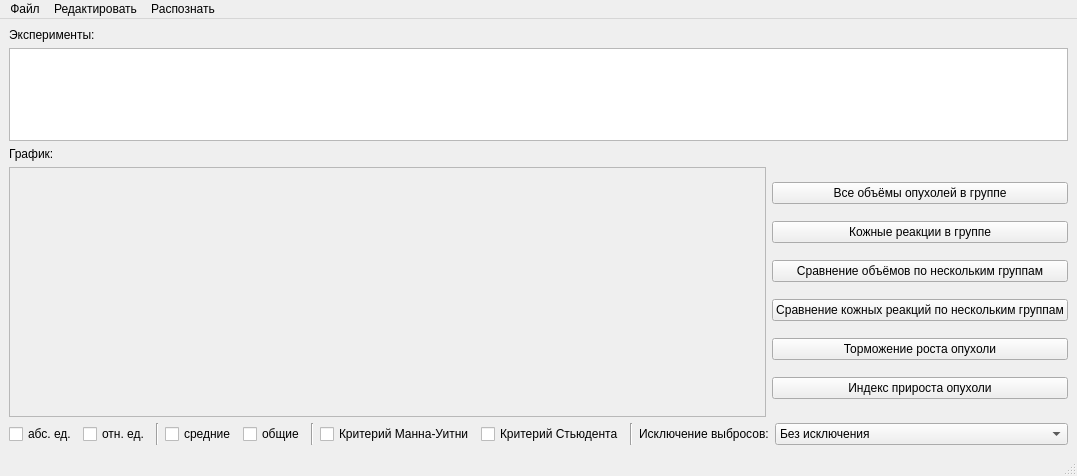
<?xml version="1.0" encoding="UTF-8"?>
<ui version="4.0">
 <class>MainWindow</class>
 <widget class="QMainWindow" name="MainWindow">
  <property name="geometry">
   <rect>
    <x>0</x>
    <y>0</y>
    <width>1071</width>
    <height>476</height>
   </rect>
  </property>
  <property name="windowTitle">
   <string>MainWindow</string>
  </property>
  <widget class="QWidget" name="centralwidget">
   <layout class="QGridLayout" name="gridLayout">
    <item row="0" column="0">
     <layout class="QVBoxLayout" name="verticalLayout_5" stretch="2,5">
      <item>
       <layout class="QVBoxLayout" name="verticalLayout_3">
        <item>
         <widget class="QLabel" name="label_2">
          <property name="text">
           <string>Эксперименты:</string>
          </property>
         </widget>
        </item>
        <item>
         <layout class="QVBoxLayout" name="verticalLayout_2">
          <item>
           <layout class="QHBoxLayout" name="horizontalLayout_5">
            <item>
             <widget class="QTableView" name="tableView"/>
            </item>
           </layout>
          </item>
         </layout>
        </item>
       </layout>
      </item>
      <item>
       <layout class="QVBoxLayout" name="verticalLayout_4" stretch="0,3,0">
        <item>
         <widget class="QLabel" name="label">
          <property name="text">
           <string>График:</string>
          </property>
         </widget>
        </item>
        <item>
         <layout class="QHBoxLayout" name="horizontalLayout_3" stretch="3,0">
          <property name="spacing">
           <number>6</number>
          </property>
          <item>
           <widget class="QFrame" name="frame">
            <property name="minimumSize">
             <size>
              <width>350</width>
              <height>250</height>
             </size>
            </property>
            <property name="frameShape">
             <enum>QFrame::StyledPanel</enum>
            </property>
            <property name="frameShadow">
             <enum>QFrame::Raised</enum>
            </property>
           </widget>
          </item>
          <item>
           <layout class="QVBoxLayout" name="verticalLayout" stretch="0,0,0,0,0,0">
            <property name="spacing">
             <number>2</number>
            </property>
            <property name="sizeConstraint">
             <enum>QLayout::SetDefaultConstraint</enum>
            </property>
            <item>
             <widget class="QPushButton" name="pushButton">
              <property name="text">
               <string>Все объёмы опухолей в группе</string>
              </property>
             </widget>
            </item>
            <item>
             <widget class="QPushButton" name="pushButton_2">
              <property name="text">
               <string>Кожные реакции в группе</string>
              </property>
             </widget>
            </item>
            <item>
             <widget class="QPushButton" name="pushButton_3">
              <property name="text">
               <string>Сравнение объёмов по нескольким группам</string>
              </property>
             </widget>
            </item>
            <item>
             <widget class="QPushButton" name="pushButton_4">
              <property name="text">
               <string>Сравнение кожных реакций по нескольким группам</string>
              </property>
             </widget>
            </item>
            <item>
             <widget class="QPushButton" name="pushButton_5">
              <property name="text">
               <string>Торможение роста опухоли</string>
              </property>
             </widget>
            </item>
            <item>
             <widget class="QPushButton" name="pushButton_6">
              <property name="text">
               <string>Индекс прироста опухоли</string>
              </property>
             </widget>
            </item>
           </layout>
          </item>
         </layout>
        </item>
        <item>
         <layout class="QHBoxLayout" name="horizontalLayout_6">
          <item>
           <layout class="QHBoxLayout" name="horizontalLayout_7">
            <item>
             <layout class="QHBoxLayout" name="horizontalLayout_9">
              <item>
               <widget class="QCheckBox" name="checkBox_3">
                <property name="text">
                 <string>абс. ед.</string>
                </property>
               </widget>
              </item>
              <item>
               <widget class="QCheckBox" name="checkBox_4">
                <property name="text">
                 <string>отн. ед.</string>
                </property>
               </widget>
              </item>
             </layout>
            </item>
            <item>
             <widget class="Line" name="line_3">
              <property name="orientation">
               <enum>Qt::Vertical</enum>
              </property>
             </widget>
            </item>
            <item>
             <layout class="QHBoxLayout" name="horizontalLayout_10">
              <item>
               <widget class="QCheckBox" name="checkBox_6">
                <property name="text">
                 <string>средние</string>
                </property>
               </widget>
              </item>
              <item>
               <widget class="QCheckBox" name="checkBox_5">
                <property name="text">
                 <string>общие</string>
                </property>
               </widget>
              </item>
             </layout>
            </item>
           </layout>
          </item>
          <item>
           <layout class="QHBoxLayout" name="horizontalLayout_8">
            <item>
             <widget class="Line" name="line_2">
              <property name="orientation">
               <enum>Qt::Vertical</enum>
              </property>
             </widget>
            </item>
            <item>
             <layout class="QHBoxLayout" name="horizontalLayout">
              <item>
               <widget class="QCheckBox" name="checkBox_7">
                <property name="text">
                 <string>Критерий Манна-Уитни</string>
                </property>
               </widget>
              </item>
              <item>
               <widget class="QCheckBox" name="checkBox">
                <property name="text">
                 <string>Критерий Стьюдента</string>
                </property>
               </widget>
              </item>
             </layout>
            </item>
            <item>
             <widget class="Line" name="line">
              <property name="orientation">
               <enum>Qt::Vertical</enum>
              </property>
             </widget>
            </item>
            <item>
             <widget class="QLabel" name="label_5">
              <property name="text">
               <string>Исключение выбросов:</string>
              </property>
             </widget>
            </item>
            <item>
             <widget class="QComboBox" name="comboBox">
              <item>
               <property name="text">
                <string>Без исключения</string>
               </property>
              </item>
              <item>
               <property name="text">
                <string>Метод стандартного отклонения</string>
               </property>
              </item>
              <item>
               <property name="text">
                <string>Метод межквартильного размаха</string>
               </property>
              </item>
              <item>
               <property name="text">
                <string>Метод эллиптической оборачивающей кривой</string>
               </property>
              </item>
              <item>
               <property name="text">
                <string>Метод изоляции леса</string>
               </property>
              </item>
              <item>
               <property name="text">
                <string>Метод расстояния Махаланобиса</string>
               </property>
              </item>
              <item>
               <property name="text">
                <string>Метод ручного исключения</string>
               </property>
              </item>
             </widget>
            </item>
           </layout>
          </item>
         </layout>
        </item>
       </layout>
      </item>
     </layout>
    </item>
   </layout>
  </widget>
  <widget class="QMenuBar" name="menubar">
   <property name="geometry">
    <rect>
     <x>0</x>
     <y>0</y>
     <width>1071</width>
     <height>22</height>
    </rect>
   </property>
   <widget class="QMenu" name="menu">
    <property name="title">
     <string>Файл</string>
    </property>
    <addaction name="action"/>
    <addaction name="action_2"/>
   </widget>
   <widget class="QMenu" name="menu_2">
    <property name="title">
     <string>Редактировать</string>
    </property>
    <addaction name="action_3"/>
   </widget>
   <widget class="QMenu" name="menu_3">
    <property name="title">
     <string>Распознать</string>
    </property>
    <addaction name="action_pdf"/>
   </widget>
   <addaction name="menu"/>
   <addaction name="menu_2"/>
   <addaction name="menu_3"/>
  </widget>
  <widget class="QStatusBar" name="statusbar"/>
  <action name="action">
   <property name="text">
    <string>Открыть файл эксперимента</string>
   </property>
  </action>
  <action name="action_2">
   <property name="text">
    <string>Сохранить график</string>
   </property>
  </action>
  <action name="action_3">
   <property name="text">
    <string>Редактировать файл эксперимента</string>
   </property>
  </action>
  <action name="action_pdf">
   <property name="text">
    <string>Распознать pdf-файл эксперимента</string>
   </property>
  </action>
 </widget>
 <resources/>
 <connections/>
</ui>
